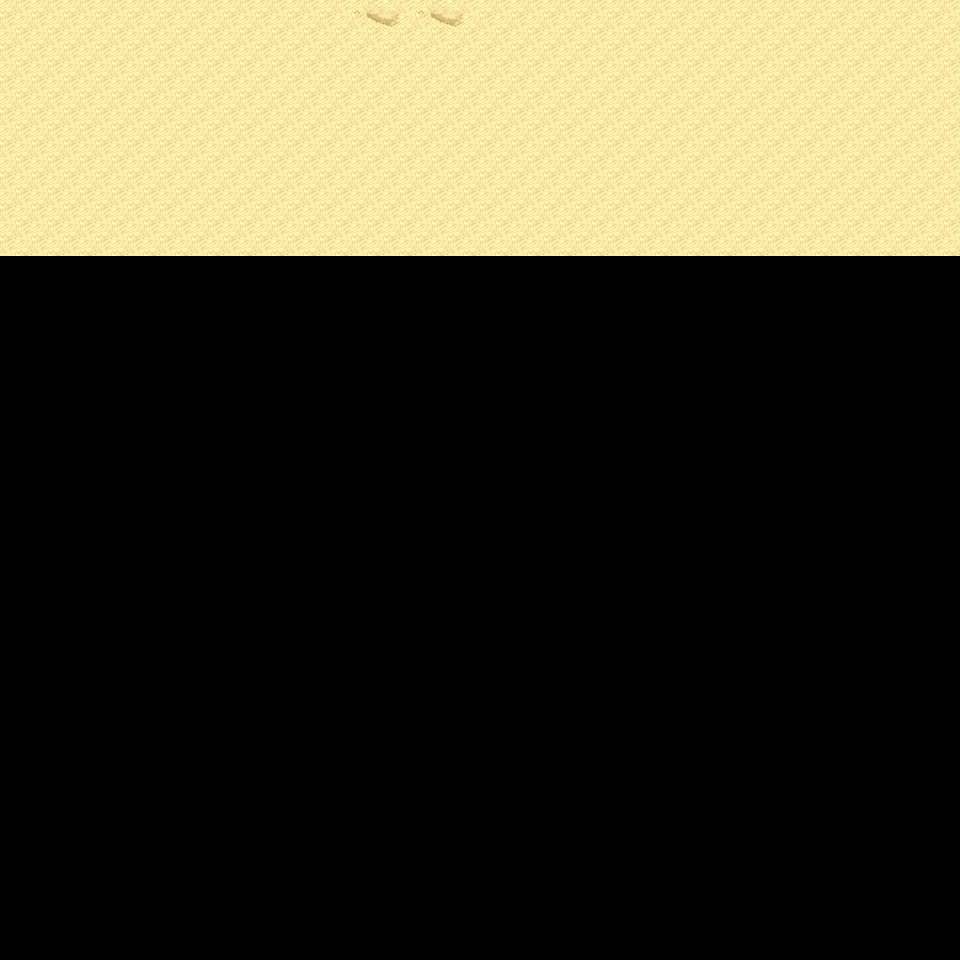

Tiled map render using the project's own tile images. Description and the map definition, with tile-layer contents summarised, below:
An orthogonal 30x30 tile map with 32x32 px tiles, 6 tile layers (Ground, Object, Object2, Above, ...), 11 tilesets and 3 objects (3x mapExit).

<map version="1.0" orientation="orthogonal" renderorder="right-down" width="30" height="30" tilewidth="32" tileheight="32" nextobjectid="4">
  <tileset firstgid="1" name="tileset_logic_collision" tilewidth="32" tileheight="32" tilecount="1" columns="1">
    <image source="../drawable/tileset_logic_collision.png" width="32" height="32" />
  </tileset>
  <tileset firstgid="2" name="tileset_ground_ground" tilewidth="32" tileheight="32" tilecount="33" columns="3">
    <image source="../drawable/tileset_ground_ground.png" width="96" height="352" />
  </tileset>
  <tileset firstgid="35" name="tileset_ground_ridge_earth_pale" tilewidth="32" tileheight="32" tilecount="96" columns="12">
    <image source="../drawable/tileset_ground_ridge_earth_pale.png" width="384" height="256" />
  </tileset>
  <tileset firstgid="131" name="tileset_ground_ridge_earth_dark" tilewidth="32" tileheight="32" tilecount="96" columns="12">
    <image source="../drawable/tileset_ground_ridge_earth_dark.png" width="384" height="256" />
  </tileset>
  <tileset firstgid="227" name="tileset_terrain_desert" tilewidth="32" tileheight="32" tilecount="88" columns="8">
    <image source="../drawable/tileset_terrain_desert.png" width="256" height="352" />
  </tileset>
  <tileset firstgid="315" name="tileset_ground_sand_2" tilewidth="32" tileheight="32" tilecount="15" columns="5">
    <image source="../drawable/tileset_ground_sand_2.png" width="160" height="96" />
  </tileset>
  <tileset firstgid="330" name="tileset_plant_cactus_2" tilewidth="32" tileheight="32" tilecount="10" columns="5">
    <image source="../drawable/tileset_plant_cactus_2.png" width="160" height="64" />
  </tileset>
  <tileset firstgid="340" name="tileset_plant_cactus" tilewidth="32" tileheight="32" tilecount="2" columns="1">
    <image source="../drawable/tileset_plant_cactus.png" width="32" height="64" />
  </tileset>
  <tileset firstgid="342" name="tileset_plant_tree_evergreen" tilewidth="32" tileheight="32" tilecount="36" columns="3">
    <image source="../drawable/tileset_plant_tree_evergreen.png" width="96" height="384" />
  </tileset>
  <tileset firstgid="378" name="tileset_ground_rock_pebbles" tilewidth="32" tileheight="32" tilecount="3" columns="1">
    <image source="../drawable/tileset_ground_rock_pebbles.png" width="32" height="96" />
  </tileset>
  <tileset firstgid="381" name="tileset_plant_star_shaped_plants" tilewidth="32" tileheight="32" tilecount="6" columns="2">
    <image source="../drawable/tileset_plant_star_shaped_plants.png" width="64" height="96" />
  </tileset>
  <layer name="Ground" width="30" height="30">
    <data>[900 cells, 240 non-empty, 3 distinct tile ids]</data>
  </layer>
  <layer name="Object" width="30" height="30">
    <data>[900 cells, 0 non-empty, 0 distinct tile ids]</data>
  </layer>
  <layer name="Object2" width="30" height="30">
    <data>[900 cells, 0 non-empty, 0 distinct tile ids]</data>
  </layer>
  <layer name="Above" width="30" height="30">
    <data>[900 cells, 0 non-empty, 0 distinct tile ids]</data>
  </layer>
  <layer name="Above2" width="30" height="30">
    <data>[900 cells, 0 non-empty, 0 distinct tile ids]</data>
  </layer>
  <layer name="Walkable" width="30" height="30">
    <data>[900 cells, 0 non-empty, 0 distinct tile ids]</data>
  </layer>
  <objectgroup name="MapEvents">
    <object id="1" name="north" type="mapExit" x="0" y="0" width="960" height="32">
      <properties>
        <property name="map" value="level_0_x20_y96" />
        <property name="x" value="0" />
        <property name="y" value="28" />
      </properties>
    </object>
    <object id="2" name="west" type="mapExit" x="0" y="0" width="32" height="960">
      <properties>
        <property name="map" value="level_0_x19_y97" />
        <property name="x" value="28" />
        <property name="y" value="0" />
      </properties>
    </object>
    <object id="3" name="east" type="mapExit" x="928" y="0" width="32" height="960">
      <properties>
        <property name="map" value="level_0_x21_y97" />
        <property name="x" value="1" />
        <property name="y" value="0" />
      </properties>
    </object>
  </objectgroup>
</map>
